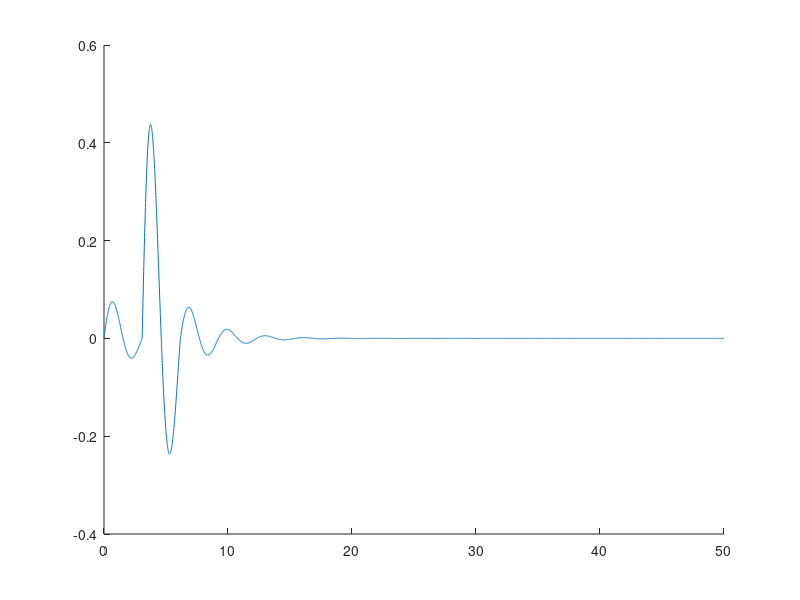

MATLAB code for this plot:
alpha = 1/5; 
w0 = 2;

wr = w0/sqrt(1 - alpha^2);

e = exp(1);

phi = @(t) (e.^(-alpha*w0*t)).*sin(wr*t);
% t = 0:.01:50; 
p = 2500*pi/5103;
hold on
figure(1)
y = [];
for t = 0:.01:50
    if t <= 2*p 
        y = [y ,  0.1 * phi(t)]; 
    elseif t <= 4*p
        y = [y, 2 * phi(t)];
    else
        y = [y, phi(t)];
    end
end
t = 0:.01:50;
plot(t,y)
hold off

phi_tild = fft(y);

% G = @(w,w0)
